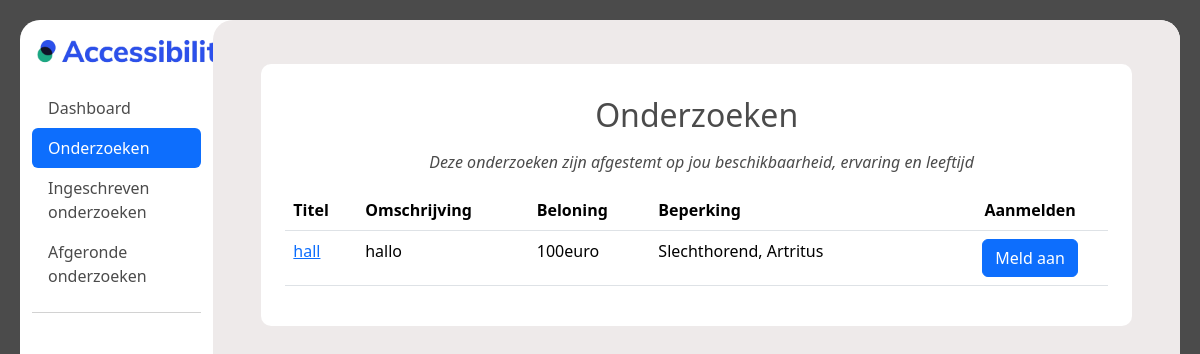
The page /ervaringsdeskundige/onderzoeken (signed in) on the database as committed earlier.
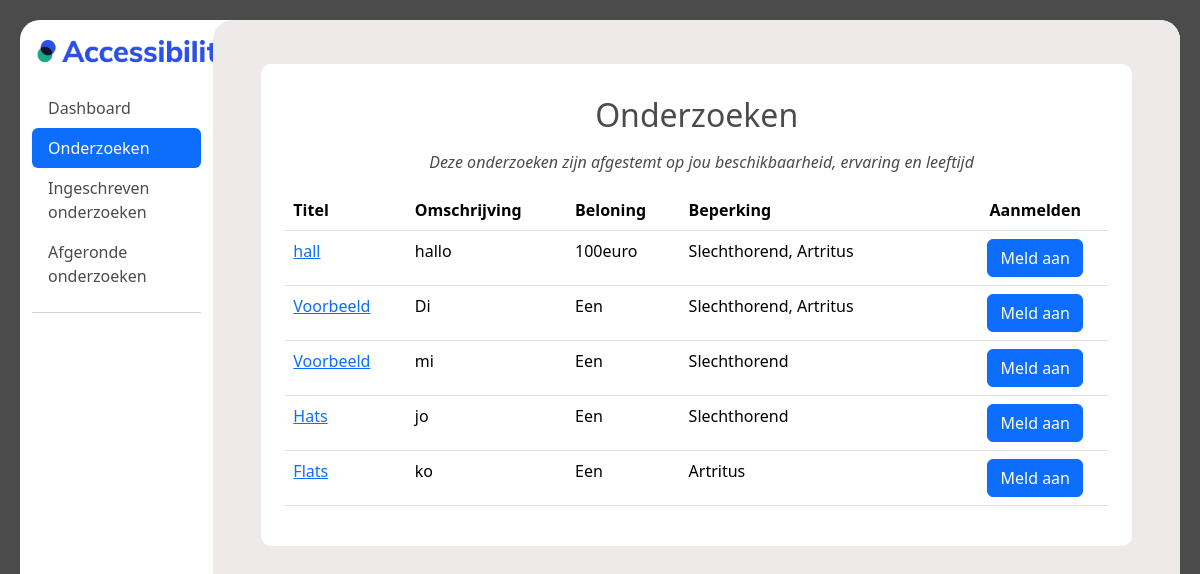
The same page on the database as committed later.
### main/models.py (models this page shows)
class Onderzoeken(models.Model):
    onderzoeks_id = models.AutoField(primary_key=True)
    organisatie = models.ForeignKey('Organisaties', models.DO_NOTHING)
    status = models.IntegerField()
    titel = models.TextField()
    omschrijving = models.TextField()
    datum_vanaf = models.DateTimeField()
    datum_tot = models.DateTimeField()
    soort_onderzoek = models.IntegerField()
    locatie = models.TextField(blank=True, null=True)
    met_beloning = models.IntegerField()
    beloning = models.TextField(blank=True, null=True)
    doelgroep_leeftijd_van = models.IntegerField()
    doelgroep_leeftijd_tot = models.IntegerField()
    contact_opgenomen = models.IntegerField()
    opmerkingen_beheerder = models.IntegerField(blank=True, null=True)
    type_onderzoek = models.ForeignKey('TypeOnderzoek', models.DO_NOTHING, db_column='type_onderzoek')
    class Meta:
        managed = False
        db_table = 'Onderzoeken'

class Beperkingen(models.Model):
    omschrijving = models.TextField()
    soort = models.TextField()
    class Meta:
        managed = False
        db_table = 'Beperkingen'

### ervaringsdeskundige/views.py (the view)
# urls.py: path('onderzoeken', views.onderzoeken, name="onderzoeken"),
@login_required
def onderzoeken(request):
    user = request.user
    user_age = user.age()
    user_available_from = user.beschikbaar_vanaf
    user_available_until = user.beschikbaar_tot
    limitations_user = BeperkingenErvaringsdeskundigen.objects.filter(ervaringsdeskundigen_id=user.id)
    limitations_ids = limitations_user.values_list('beperking_id', flat=True)
    filtered_investigations = BeperkingenOnderzoeken.objects.filter(beperking_id__in=limitations_ids)
    filtered_investigations_ids = filtered_investigations.values_list('onderzoeks_id', flat=True)
    investigations = Onderzoeken.objects.filter(
        doelgroep_leeftijd_van__lte=user_age,
        doelgroep_leeftijd_tot__gte=user_age,
        datum_vanaf__lte=user_available_until,
        datum_tot__gte=user_available_from,
        onderzoeks_id__in=filtered_investigations_ids
    )
    investigations_with_limitations = {}
    for investigation in investigations:
        limitation_ids = BeperkingenOnderzoeken.objects.filter(onderzoeks_id=investigation.onderzoeks_id).values_list('beperking_id', flat=True)
        limitations = Beperkingen.objects.filter(id__in=limitation_ids)
        existing = Deelnames.objects.filter(ervaringsdeskundige_id=user, onderzoeks_id=investigation.onderzoeks_id)
        status = 0
        if existing:
            status = 1
        investigations_with_limitations[investigation.onderzoeks_id] = {
            'onderzoek': investigation,
            'beperkingen': limitations,
            'status': status,
        }
    return render(
        request,
        "ervaringsdeskundige/onderzoeken.html",
        {"investigations": investigations_with_limitations},
    )

### ervaringsdeskundige/models.py (called while the page is built)
    def age(self):
        date_today = date.today()
        leeftijd = date_today.year - self.geboortedatum.year - ((date_today.month, date_today.day) < (self.geboortedatum.month, self.geboortedatum.day))
        return leeftijd

### templates/ervaringsdeskundige/onderzoeken.html (shortened to what this page needs)
{% extends "ervaringsdeskundige/base.html" %}
{% load static %}
{% block content %}
<div class="container-fluid" style="height: 94vh;">
    <div class="row">
        <nav id="sidebar" class="col-md-3 col-lg-2 d-md-block sidebar">
          <a href="#">
            <img style="margin: 20px; margin-left: 5px;" src="{% static 'images/logo_accessibility.png' %}" width="200px" alt="test">
          </a>
            <div class="position-sticky">
              <ul class="nav nav-pills flex-column mb-auto">
                <li class="nav-item">
                  <a href="/ervaringsdeskundige/dashboard"  class="nav-link menu_text">
                    Dashboard
                  </a>
                </li>
                <li>
                  <a href="/ervaringsdeskundige/onderzoeken" class="nav-link active" aria-current="page">
                    Onderzoeken
                  </a>
                </li>
                <li>
                  <a href="registered_investigations" class="nav-link menu_text">
                    Ingeschreven onderzoeken
                  </a>
                </li>
                <li>
                  <a href="#" class="nav-link menu_text">
                    Afgeronde onderzoeken
                  </a>
                </li>
              </ul>
              <hr>
            </div>
        </nav>
        <div style="height: 94vh;" id="dashboard_main" class="col-md-9 ms-sm-auto col-lg-10 px-md-4">
        <div id="dashboard_overflow">
        <main >
          <div style="padding-top: 20px;">
            <div id="custom_cont"  class="m-4 p-4">
              <table class="table custom_table p-3">
                <h2 class="p-2 text-center">Onderzoeken</h2>
                <p class="text-center" style="margin-left: 10px;"><em>Deze onderzoeken zijn afgestemt op jou beschikbaarheid, ervaring en leeftijd</em></p>
                  <thead>
                  <tr>
                      <th class="float-left" scope="col">Titel</th>
                      <th class="float-left" scope="col">Omschrijving</th>
                      <th class="float-left" scope="col">Beloning</th>
                      <th class="float-left" scope="col">Beperking</th>
                      <th class="text-center" scope="col">Aanmelden</th>
                  </tr>
                  </thead>
                  <tbody>
                    {% for investigation_id, data in investigations.items %}
                        <tr>
                    <td><a href="inspect_investigation/{{ data.onderzoek.onderzoeks_id }}">{{ data.onderzoek.titel }}</a></td>
                    <td>{{ data.onderzoek.omschrijving }}</td>
                    <td>{% if data.onderzoek.met_beloning == 1 %}
                            {{ data.onderzoek.beloning }}
                        {% else %}
                            Geen beloning beschikbaar
                        {% endif %}</td>
                    <td>
                      <div style="width: 200px;" class="text-wrap">
                          {% for limitation in data.beperkingen %}
                              {{ limitation.omschrijving }}{% if not forloop.last %},{% endif %}
                          {% endfor %}
                        </div>
                    </td>
                    <td class="text-center">
                        <form method="post" action="investigation/{{ data.onderzoek.onderzoeks_id }}">
                          {% if data.status == 0 %}
                          <button type="submit" class="btn btn-primary">Meld aan</button>
                          {% endif %}
                        </form>
                    </td>
                  </tr>
                    {% endfor %}
                  </tbody>
              </table>
          </div>
            </div>
      </main>
    </div>
    </div>
    </div>
</div>
{% endblock %}

### templates/ervaringsdeskundige/base.html (shortened to what this page needs)
{% load static %}
<!doctype html>
<html>
    <head>
        {% block head %}
        <link rel="stylesheet" href="https://cdnjs.cloudflare.com/ajax/libs/font-awesome/4.7.0/css/font-awesome.min.css">
        <link href="https://cdn.jsdelivr.net/npm/bootstrap@5.3.2/dist/css/bootstrap.min.css" rel="stylesheet">
        <link href="{% static 'css/main.css' %}" rel="stylesheet">
        {% endblock %}
    </head>
  <body>
    <div class="dashboard-container">
    <div class="content" id="content">{% block content %}{% endblock %}</div>
  </div>
  </body>
</html>

### static/css/main.css (style rules this page uses)
:root { --background-light: #f5f5f5; --background-dark: #1f1f1f; --text-light: #4b4b4b; --text-dark: #ffffff; --accent-light: #9faecb; --accent-dark: #848484; --card-background-light: #ffffff; --card-background-dark: #393a69; --card-shadow-light: #bbbbbb; --card-shadow-dark: #7a7a7a; --border-light: #dddddd; --border-dark: #333333; --link-light: #007bff; --link-dark: #ff7f50; }
p { margin-top: 0; margin-bottom: 1rem; }
.content:not(.dark) { background-color: var(--border-light); color: var(--tekst-light); border-radius: 10px; }
#custom_cont:not(.dark) { background-color: white; border-radius: 10px; }
.table { padding: 10px; }
body:not(.dark) { background-color: var(--text-light); color: var(--text-light); }
#content:not(.dark) { background-color: var(--text-dark); border-radius: 20px; }
.dashboard-container { background-color: #838383; margin: 20px; border-radius: 20px; height: 100%; }
#sidebar { border-radius: 20px; }
#dashboard_main:not(.dark) { border-radius: 20px; background-color: #eeeaea; }
#dashboard_overflow { overflow-y: auto; max-height: 94vh; height: 100%; }
.custom_table:not(.dark) { background-color: #ffffff; color: var(--text-light); }
.menu_text:not(.dark) { color: var(--text-light); }

Rows that differ between the two databases and show on the page:
now on this page (row edited): Onderzoeken: onderzoek.titel "Voorbeeld", onderzoek.omschrijving "Di", onderzoek.beloning "Een", Beperkingen (omschrijving "Slechthorend"), Beperkingen (omschrijving "Artritus")
now on this page (row edited): Onderzoeken: onderzoek.titel "Voorbeeld", onderzoek.omschrijving "mi", onderzoek.beloning "Een", Beperkingen (omschrijving "Slechthorend")
added Onderzoeken: onderzoek.titel "Hats", onderzoek.omschrijving "jo", onderzoek.beloning "Een", Beperkingen (omschrijving "Slechthorend")
added Onderzoeken: onderzoek.titel "Flats", onderzoek.omschrijving "ko", onderzoek.beloning "Een", Beperkingen (omschrijving "Artritus")
